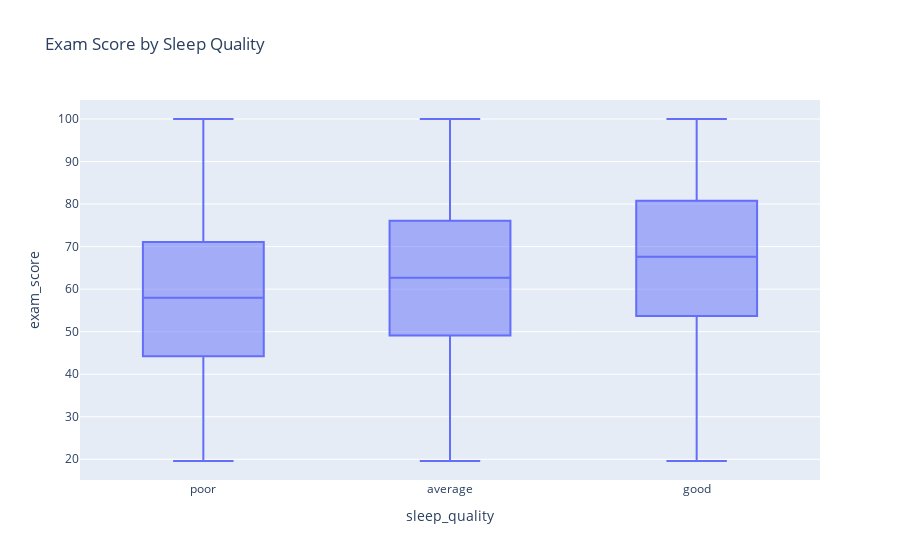

The cell this chart's notebook holds for it:
### Code cell
fig = px.box(
    df,
    x="sleep_quality",
    y="exam_score",
    title="Exam Score by Sleep Quality"
)

fig.show()

### Figure 1 — Plotly figure (JSON) as saved in the notebook; plotly's stock layout.template omitted (floating-point values rounded to 4 significant figures; data arrays with more than 128 entries replaced by an {"elided": "..."} marker saying what was removed)
{"data": [{"alignmentgroup": "True", "hovertemplate": "sleep_quality=%{x}<br>exam_score=%{y}<extra></extra>", "legendgroup": "", "marker": {"color": "#636efa"}, "name": "", "notched": false, "offsetgroup": "", "orientation": "v", "showlegend": false, "type": "box", "x": {"elided": "20000 str values"}, "x0": " ", "xaxis": "x", "y": {"elided": "20000 float values"}, "y0": " ", "yaxis": "y"}], "layout": {"boxmode": "group", "legend": {"tracegroupgap": 0}, "title": {"text": "Exam Score by Sleep Quality"}, "xaxis": {"anchor": "y", "domain": [0, 1], "title": {"text": "sleep_quality"}}, "yaxis": {"anchor": "x", "domain": [0, 1], "title": {"text": "exam_score"}}}}
